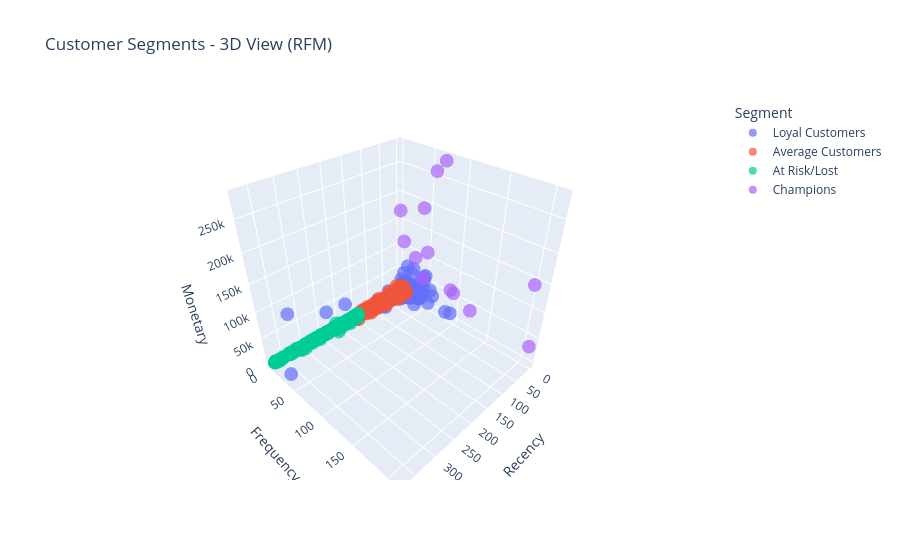

Notebook code for this chart:
### Code cell
import plotly.express as px

fig = px.scatter_3d(
    rfm,
    x='Recency',
    y='Frequency',
    z='Monetary',
    color='Segment',
    title='Customer Segments - 3D View (RFM)',
    opacity=0.7
)
fig.write_image('rfm_3d_clusters.png')
fig.show()

### Figure 1 — Plotly figure (JSON) as saved in the notebook; plotly's stock layout.template omitted (floating-point values rounded to 4 significant figures; data arrays with more than 128 entries replaced by an {"elided": "..."} marker saying what was removed)
{"data": [{"hovertemplate": "Segment=Loyal Customers<br>Recency=%{x}<br>Frequency=%{y}<br>Monetary=%{z}<extra></extra>", "legendgroup": "Loyal Customers", "marker": {"color": "#636efa", "opacity": 0.7, "symbol": "circle"}, "mode": "markers", "name": "Loyal Customers", "scene": "scene", "showlegend": true, "type": "scatter3d", "x": {"elided": "204 int values"}, "y": {"elided": "204 int values"}, "z": {"elided": "204 float values"}}, {"hovertemplate": "Segment=Average Customers<br>Recency=%{x}<br>Frequency=%{y}<br>Monetary=%{z}<extra></extra>", "legendgroup": "Average Customers", "marker": {"color": "#EF553B", "opacity": 0.7, "symbol": "circle"}, "mode": "markers", "name": "Average Customers", "scene": "scene", "showlegend": true, "type": "scatter3d", "x": {"elided": "3054 int values"}, "y": {"elided": "3054 int values"}, "z": {"elided": "3054 float values"}}, {"hovertemplate": "Segment=At Risk/Lost<br>Recency=%{x}<br>Frequency=%{y}<br>Monetary=%{z}<extra></extra>", "legendgroup": "At Risk/Lost", "marker": {"color": "#00cc96", "opacity": 0.7, "symbol": "circle"}, "mode": "markers", "name": "At Risk/Lost", "scene": "scene", "showlegend": true, "type": "scatter3d", "x": {"elided": "1067 int values"}, "y": {"elided": "1067 int values"}, "z": {"elided": "1067 float values"}}, {"hovertemplate": "Segment=Champions<br>Recency=%{x}<br>Frequency=%{y}<br>Monetary=%{z}<extra></extra>", "legendgroup": "Champions", "marker": {"color": "#ab63fa", "opacity": 0.7, "symbol": "circle"}, "mode": "markers", "name": "Champions", "scene": "scene", "showlegend": true, "type": "scatter3d", "x": [24, 1, 3, 10, 2, 1, 1, 39, 1, 8, 3, 2, 1], "y": [21, 209, 97, 55, 73, 201, 91, 63, 2, 46, 31, 124, 60], "z": [124900.0, 33720.0, 58830.0, 117400.0, 280200.0, 143800.0, 60770.0, 81020.0, 168500.0, 194600.0, 91060.0, 40990.0, 259700.0]}], "layout": {"legend": {"title": {"text": "Segment"}, "tracegroupgap": 0}, "scene": {"domain": {"x": [0, 1], "y": [0, 1]}, "xaxis": {"title": {"text": "Recency"}}, "yaxis": {"title": {"text": "Frequency"}}, "zaxis": {"title": {"text": "Monetary"}}}, "title": {"text": "Customer Segments - 3D View (RFM)"}}}
